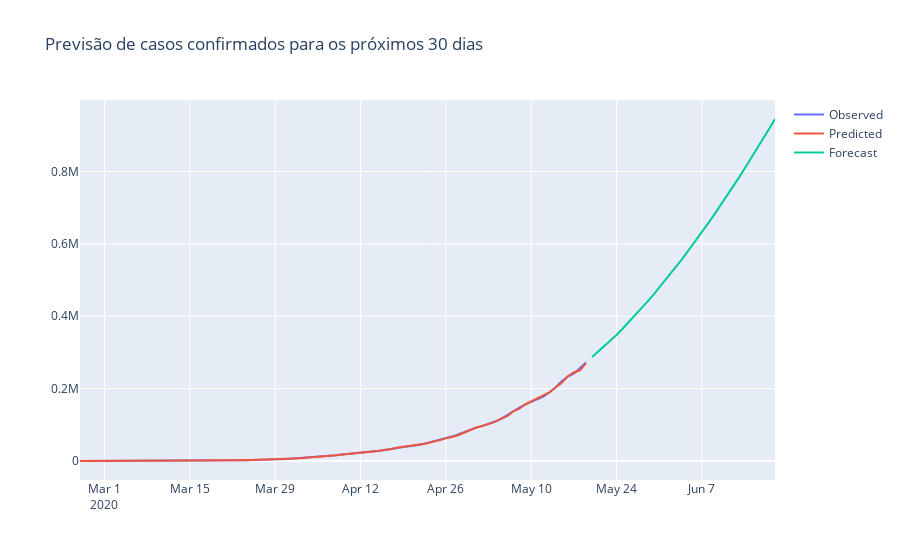

Notebook code for this chart:
### Code cell
fig = go.Figure(go.Scatter(
    x=confirmados.index, y=confirmados, name='Observed'
))

fig.add_trace(go.Scatter(x=confirmados.index, y = modelo.predict_in_sample(), name='Predicted'))

fig.add_trace(go.Scatter(x=pd.date_range('2020-05-20', '2020-06-20'), y=modelo.predict(31), name='Forecast'))

fig.update_layout(title='Previsão de casos confirmados para os próximos 30 dias')
                
fig.show()
